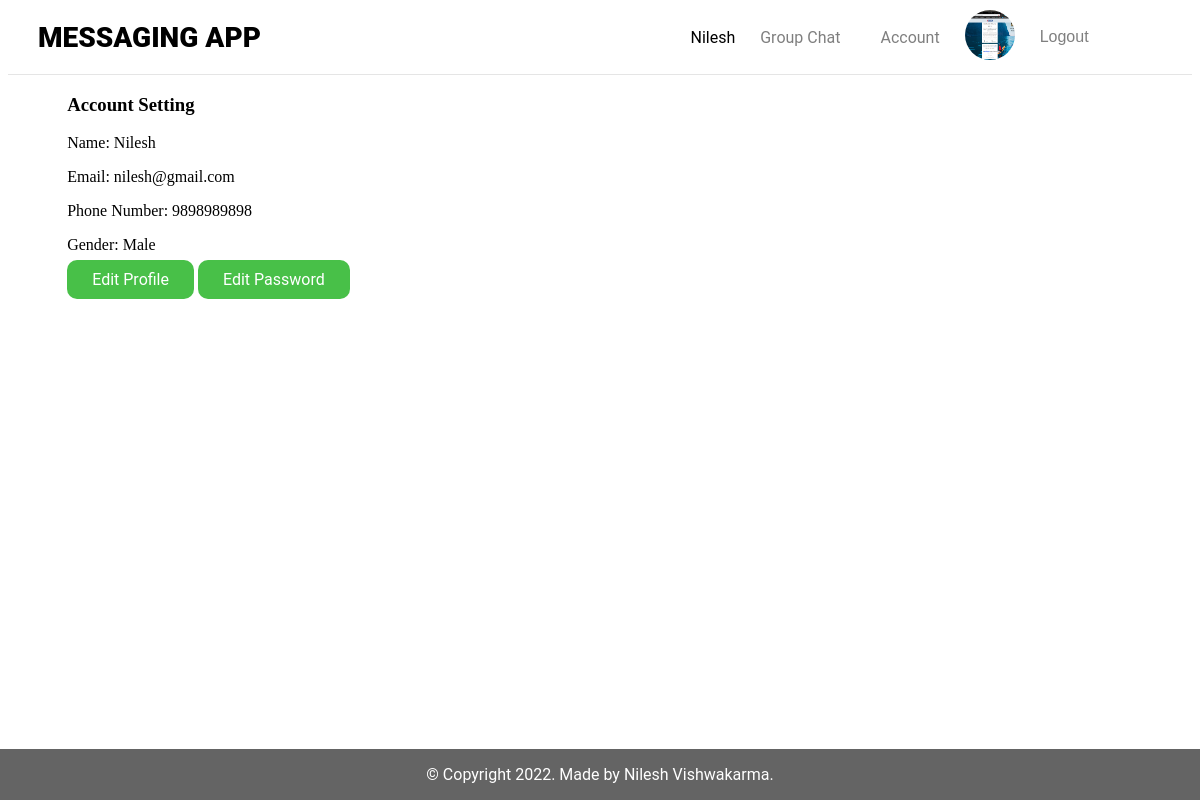
/view/account.php (signed in), run on the app's committed database.
### tables this page shows
CREATE TABLE `users` (
  `id` int NOT NULL,
  `name` varchar(50) NOT NULL,
  `email` varchar(150) NOT NULL,
  `phone_number` varchar(10) NOT NULL,
  `gender` varchar(10) NOT NULL,
  `password` varchar(250) NOT NULL,
  `profile_image` varchar(250) NOT NULL
);

### database/config/DatabaseConnection.php (called while the page is built, shortened)
<?php
class DatabaseConnection
{
    public function __construct()
    {
        try {
            $conn = new mysqli(HOST, USER, PASSWORD, DATABASE);
            return $this->conn = $conn;
        } catch (Exception $e) {
            echo $e->getMessage();
        }
    }
}
?>

### model/User.php (called while the page is built, shortened)
<?php
class User
{
    public function __construct()
    {
        $db = new DatabaseConnection;
        $this->conn = $db->conn;
    }
    public function userDetails($table, $type = '', $columns = '', $values = '')
    {
        if ($values) {
        if (is_array($columns)) {
            foreach ($columns as $column) {
                $conditions[] = "$column = ?";
            }
            $conditions = implode(" AND ", $conditions);
        } else {
            $conditions = "$columns = ?";
        }
        $query = $this->conn->prepare("SELECT * FROM $table WHERE $conditions");
        if (is_array($values)) {
            $query->bind_param($type, ...$values);
        } else {
            $query->bind_param($type, $values);
        }
        $query->execute();
        return $query->get_result()->fetch_assoc();
        }
    }
}
$userData = new User;
?>

### view/account.php (the view, shortened to what this page needs)
<?php
  include('../controller/UserController.php');
  $userData->notLogin('id');
  include('../includes/header.php');
  include('../includes/nav.php');
?>
<div class="container">
  <h3>Account Setting</h3>
  <?php
    $id = $_SESSION['id'];
    $users = $userData->userDetails('users', 'i', 'id', $id);
      if ($users) {
  ?>
  <div class="profile">
    <p>Name: <?php echo $users['name']; ?></p>
    <p>Email: <?php echo $users['email']; ?></p>
    <p>Phone Number: <?php echo $users['phone_number']; ?></p>
    <p>Gender: <?php echo $users['gender']; ?></p>
    <a href="edit_profile.php?id=<?php echo $users['id']; ?>" class="btn btn-success">Edit Profile</a>
    <a href="edit_password.php?id=<?php echo $users['id']; ?>" class="btn btn-success">Edit Password</a>
  </div>
  <?php } ?>
</div>
<?php
  include('../includes/footer.php');
?>

### includes/nav.php
<header>
  <nav>
    <div class="left">
      <h1><a href="./">Messaging App</a></h1>
    </div>
    <div class="right">
      <ul>
        <?php
          $id = $_SESSION['id'];
          $detail = $userData->userDetails('users', 'i', 'id', $id);
          if ($detail) {
        ?>
        <li><?php echo $detail['name']; ?></li>
        <li><a href="group_chat.php">Group Chat</a></li>
        <li><a href="account.php">Account</a></li>
        <li><img src="../assets/upload/<?php echo $detail['profile_image']; ?>" alt="<?php echo $detail['profile_image']; ?>"></li>
        <li>
          <form action="<?php echo $_SERVER['PHP_SELF']; ?>" method="POST">
            <button type="submit" name="user_logout" class="btn-logout">Logout</button>
          </form>
        </li>
        <?php } ?>
      </ul>
    </div>
  </nav>
</header>

### assets/css/style.css (style rules this page uses)
header { width: 100%; margin: 0; border-bottom: 1px solid rgba(0, 0, 0, 0.1); }
.container { margin: 0 auto; padding: 0; width: 90%; }
header nav { display: flex; justify-content: space-between; align-items: center; margin: 10px 30px; padding: 0; width: 90%; }
header nav h1 { float: left; padding: 0; font-weight: 900; font-size: 28px; margin: 0; text-transform: uppercase; font-family: "Roboto", Arial, sans-serif; }
header nav h1 a { color: black; text-decoration: none; }
header nav .left { padding: 0; }
header nav .right { float: right; padding: 0; margin: 0; }
header nav .right ul { margin: 0; display: flex; align-items: center; font-family: "Roboto", Arial, sans-serif; }
header nav .right ul li { list-style: none; margin-left: 10px; display: inline-block; }
header nav .right ul li img { width: 50px; height: 50px; border-radius: 50%; }
header nav .right ul li a { color: rgba(0, 0, 0, 0.5); font-size: 16px; padding: 12px 15px; text-decoration: none; position: relative; }
.btn { padding: 10px 25px; font-size: 16px; border-radius: 10px; text-decoration: none; font-family: "Roboto", Arial, sans-serif; border: none; color: #fff; cursor: pointer; }
.btn-success { background-color: rgb(72, 192, 72); }
.btn-logout { color: rgba(0, 0, 0, 0.5); font-size: 16px; padding: 12px 15px; border: none; background-color: transparent; cursor: pointer; }

### data on the page
users: name "Nilesh", profile_image (picture), email "nilesh@gmail.com", phone_number "9898989898", gender "Male"
